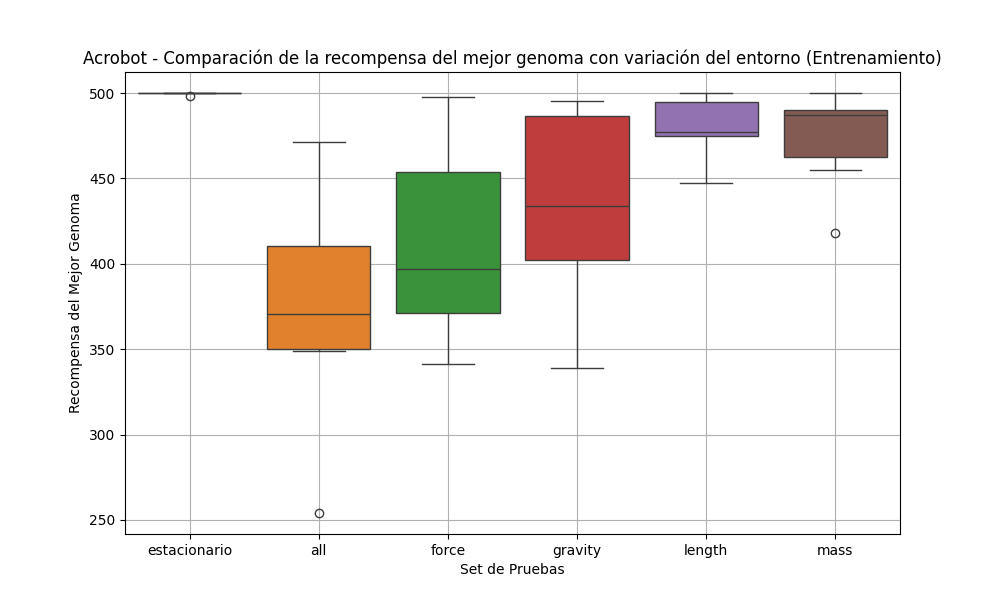

Here is the Python script that generated this plot:
import json
import os
import matplotlib.pyplot as plt
import seaborn as sns

# Carpetas y sets de pruebas
carpetas = ['estacionario/', 'all/', 'force/', 'gravity/', 'length/', 'mass/'] #MODIFICAR
trials_por_carpeta = [(0, 11),(0, 11),(0, 11), (0, 11), (0, 11), (0, 11)] #MODIFICAR

# Para almacenar los datos
datos_por_set = []
nombres_sets = []

# Lectura de los archivos .json
for k, carpeta in enumerate(carpetas):
    best_genomes_set = []  # Almacenará los resultados de un set

    # Extraer el nombre del set (parte antes del '/')
    nombre_set = carpeta.split('/')[0]
    nombres_sets.append(nombre_set)

    for j in range(trials_por_carpeta[k][0], trials_por_carpeta[k][1]):
        file_path = f"{carpeta}results/trial-{j+1}/output.json"
        
        # Verificar si el archivo existe
        if os.path.exists(file_path):
            with open(file_path, 'r') as f:
                data = json.load(f)
                
                # Extraer el "BestGenome"
                best_genomes = data.get('Info', {}).get('BestGenome', [])
                if best_genomes:
                    # Tomamos el último valor de fitness como el mejor por cada prueba
                    last_best_fitness = best_genomes[-1][-1] if best_genomes[-1] else None
                    if last_best_fitness is not None:
                        best_genomes_set.append(last_best_fitness)
    
    # Agregar los datos del set al conjunto general
    datos_por_set.append(best_genomes_set)

# Creación del boxplot
plt.figure(figsize=(10, 6))
sns.boxplot(data=datos_por_set)
plt.xticks(ticks=range(len(nombres_sets)), labels=nombres_sets)
plt.xlabel("Set de Pruebas")
plt.ylabel("Best Genome Fitness")
plt.title("Comparación de Best Genome Fitness entre Sets")
plt.grid(True)
plt.savefig('boxplot.png')
plt.show()



plt.figure(figsize=(10, 6))
sns.boxplot(data=datos_por_set)
plt.xticks(ticks=range(len(nombres_sets)), labels=nombres_sets)
plt.xlabel("Set de Pruebas")
plt.ylabel("Recompensa del Mejor Genoma")
plt.title("Acrobot - Comparación de la recompensa del mejor genoma con variación del entorno (Entrenamiento)")
plt.grid(True)
plt.savefig('boxplot.png')
plt.show()

 

from scipy.stats import kruskal

stat, p = kruskal(*datos_por_set)
print("H:", stat, "p:", p)


import scikit_posthocs as sp
import numpy as np

data = np.array(datos_por_set, dtype=object)
p_values = sp.posthoc_dunn(data, p_adjust='bonferroni')
print(p_values)
